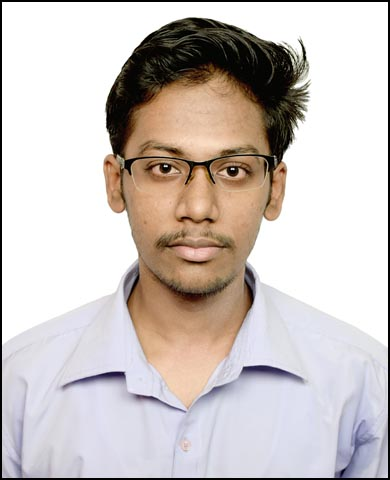
#> input picture Chandrakant_Thakur.jpg, 390 x 480 px, found by its file name
$ python Flipping_img.py
#> lines starting #> are read from the running program, lines starting #| are printed output that depends on the picture
import cv2
import numpy as np

img = cv2.imread(r"C:\Users\Chandrakant\Desktop\OpenCV\Chandrakant_Thakur.jpg")
#> img is the input picture: shape (480, 390, 3); mean B, G, R 193.5, 196.7, 205.1

img_flip = cv2.flip(img,0)
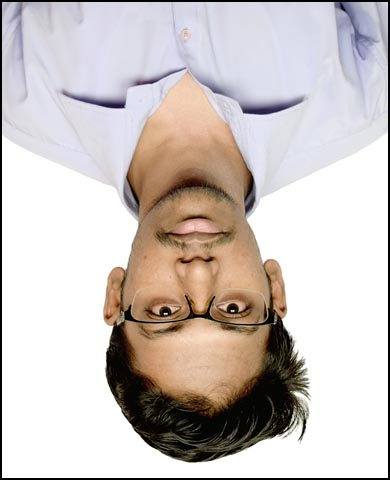
#> img_flip: shape (480, 390, 3); mean B, G, R 193.5, 196.7, 205.1
#img_flip = cv2.flip(img,1)
#img_flip = cv2.flip(img,-1)

cv2.imshow("window",img_flip)
cv2.waitKey(0)

$ run again, with Save Image Experiment.jpg copied over Chandrakant_Thakur.jpg
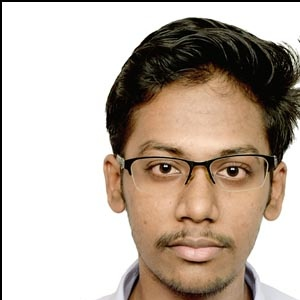
#> input picture Save Image Experiment.jpg, 300 x 300 px, found by its file name
#> img is the input picture: shape (300, 300, 3); mean B, G, R 165, 176.9, 190.5
#> `img_flip = cv2.flip(img,0)`:
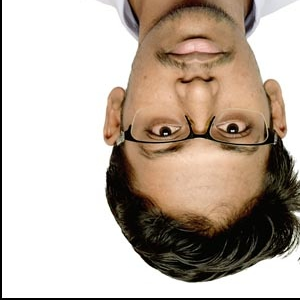
#> img_flip: shape (300, 300, 3); mean B, G, R 165, 176.9, 190.5
